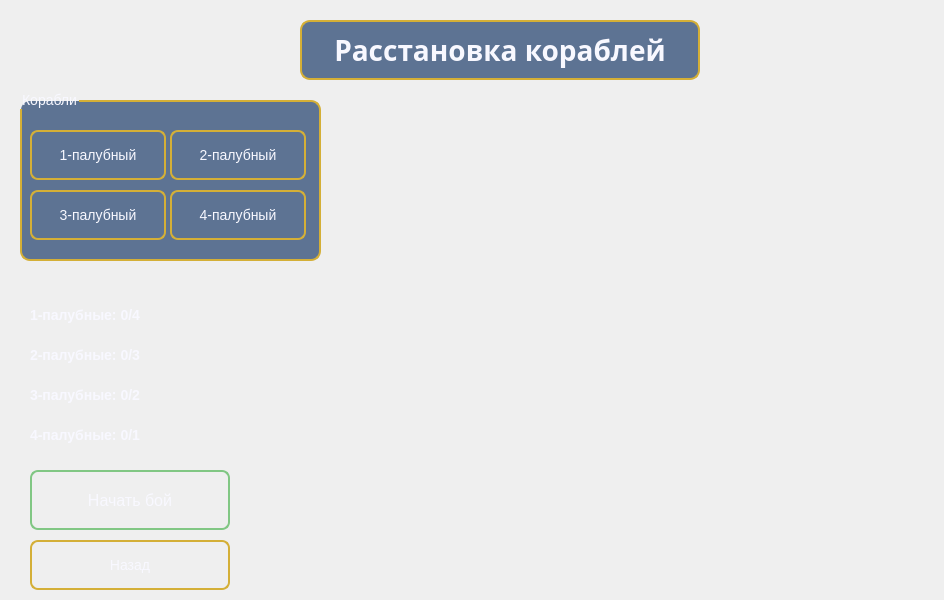
<?xml version="1.0" encoding="UTF-8"?>
<ui version="4.0">
 <class>SecondWindow</class>
 <widget class="QDialog" name="SecondWindow">
  <property name="geometry">
   <rect>
    <x>0</x>
    <y>0</y>
    <width>944</width>
    <height>600</height>
   </rect>
  </property>
  <property name="windowTitle">
   <string>Расстановка кораблей</string>
  </property>
  <property name="styleSheet">
   <string notr="true">
QDialog {
    background-color: qlineargradient(x1:0, y1:0, x2:1, y2:1,
                                    stop:0 #0a2463, stop:1 #3e92cc);
}

QLabel {
    color: #f8f8ff;
    font-family: &quot;Arial Rounded MT Bold&quot;;
    text-shadow: 1px 1px 2px rgba(0, 0, 0, 0.5);
}

QLabel#labelTitle {
    font-size: 28px;
    font-weight: bold;
    color: #f8f8ff;
    background-color: rgba(30, 61, 107, 0.7);
    border-radius: 10px;
    padding: 5px 10px;
    border: 2px solid #d4af37;
}

QLabel#labelShip1Count,
QLabel#labelShip2Count,
QLabel#labelShip3Count,
QLabel#labelShip4Count {
    font-size: 14px;
    color: #f8f8ff;
    font-weight: bold;
}

QPushButton {
    background-color: qlineargradient(x1:0, y1:0, x2:0, y2:1,
                                    stop:0 #1e3d6b, stop:1 #0a2463);
    border: 2px solid #d4af37;
    border-radius: 8px;
    padding: 8px 16px;
    font-family: &quot;Arial Rounded MT Bold&quot;;
    font-size: 14px;
    color: #f8f8ff;
    min-width: 100px;
    min-height: 30px;
}

QPushButton:hover {
    background-color: qlineargradient(x1:0, y1:0, x2:0, y2:1,
                                    stop:0 #3a5f8c, stop:1 #1e3d6b);
}

QPushButton:pressed {
    background-color: qlineargradient(x1:0, y1:0, x2:0, y2:1,
                                    stop:0 #0a2463, stop:1 #1e3d6b);
}

QGroupBox {
    background-color: rgba(30, 61, 107, 0.7);
    border: 2px solid #d4af37;
    border-radius: 10px;
    font-family: &quot;Arial Rounded MT Bold&quot;;
    font-size: 14px;
    color: #f8f8ff;
    padding-top: 15px;
    margin-top: 10px;
}

QPushButton#btnStartBattle {
    min-width: 120px;
    min-height: 40px;
    font-size: 16px;
    background-color: qlineargradient(x1:0, y1:0, x2:0, y2:1,
                                    stop:0 #4CAF50, stop:1 #2E7D32);
    border: 2px solid #81C784;
}

QPushButton#btnStartBattle:hover {
    background-color: qlineargradient(x1:0, y1:0, x2:0, y2:1,
                                    stop:0 #66BB6A, stop:1 #388E3C);
}

QPushButton#btnStartBattle:pressed {
    background-color: qlineargradient(x1:0, y1:0, x2:0, y2:1,
                                    stop:0 #2E7D32, stop:1 #1B5E20);
}

/* Стили для игровых клеток */
QPushButton[isCell=&quot;true&quot;] {
    background-color: #a3c1da;
    border: 1px solid #1e3d6b;
    border-radius: 4px;
    margin: 1px;
    min-width: 30px;
    min-height: 30px;
    max-width: 30px;
    max-height: 30px;
}

QPushButton[isCell=&quot;true&quot;][occupied=&quot;true&quot;] {
    background-color: #2c3e50;
    border-radius: 4px;
}

QPushButton[isCell=&quot;true&quot;]:hover {
    background-color: #b8d4e7;
}

QPushButton[isCell=&quot;true&quot;]:pressed {
    background-color: #8aa8c1;
}
   </string>
  </property>
  <widget class="QLabel" name="labelTitle">
   <property name="geometry">
    <rect>
     <x>300</x>
     <y>20</y>
     <width>400</width>
     <height>60</height>
    </rect>
   </property>
   <property name="font">
    <font>
     <family>Arial Rounded MT Bold</family>
     <pointsize>-1</pointsize>
     <bold>true</bold>
    </font>
   </property>
   <property name="text">
    <string>Расстановка кораблей</string>
   </property>
   <property name="alignment">
    <set>Qt::AlignmentFlag::AlignCenter</set>
   </property>
  </widget>
  <widget class="QGroupBox" name="groupBox">
   <property name="geometry">
    <rect>
     <x>20</x>
     <y>90</y>
     <width>301</width>
     <height>171</height>
    </rect>
   </property>
   <property name="title">
    <string>Корабли</string>
   </property>
   <widget class="QPushButton" name="btnShip1">
    <property name="geometry">
     <rect>
      <x>10</x>
      <y>40</y>
      <width>136</width>
      <height>50</height>
     </rect>
    </property>
    <property name="text">
     <string>1-палубный</string>
    </property>
   </widget>
   <widget class="QPushButton" name="btnShip2">
    <property name="geometry">
     <rect>
      <x>150</x>
      <y>40</y>
      <width>136</width>
      <height>50</height>
     </rect>
    </property>
    <property name="text">
     <string>2-палубный</string>
    </property>
   </widget>
   <widget class="QPushButton" name="btnShip3">
    <property name="geometry">
     <rect>
      <x>10</x>
      <y>100</y>
      <width>136</width>
      <height>50</height>
     </rect>
    </property>
    <property name="text">
     <string>3-палубный</string>
    </property>
   </widget>
   <widget class="QPushButton" name="btnShip4">
    <property name="geometry">
     <rect>
      <x>150</x>
      <y>100</y>
      <width>136</width>
      <height>50</height>
     </rect>
    </property>
    <property name="text">
     <string>4-палубный</string>
    </property>
   </widget>
  </widget>
  <widget class="QLabel" name="labelShip1Count">
   <property name="geometry">
    <rect>
     <x>30</x>
     <y>300</y>
     <width>200</width>
     <height>30</height>
    </rect>
   </property>
   <property name="text">
    <string>1-палубные: 0/4</string>
   </property>
  </widget>
  <widget class="QLabel" name="labelShip2Count">
   <property name="geometry">
    <rect>
     <x>30</x>
     <y>340</y>
     <width>200</width>
     <height>30</height>
    </rect>
   </property>
   <property name="text">
    <string>2-палубные: 0/3</string>
   </property>
  </widget>
  <widget class="QLabel" name="labelShip3Count">
   <property name="geometry">
    <rect>
     <x>30</x>
     <y>380</y>
     <width>200</width>
     <height>30</height>
    </rect>
   </property>
   <property name="text">
    <string>3-палубные: 0/2</string>
   </property>
  </widget>
  <widget class="QLabel" name="labelShip4Count">
   <property name="geometry">
    <rect>
     <x>30</x>
     <y>420</y>
     <width>200</width>
     <height>30</height>
    </rect>
   </property>
   <property name="text">
    <string>4-палубные: 0/1</string>
   </property>
  </widget>
  <widget class="QWidget" name="gridLayoutWidget">
   <property name="geometry">
    <rect>
     <x>360</x>
     <y>100</y>
     <width>550</width>
     <height>471</height>
    </rect>
   </property>
   <layout class="QGridLayout" name="gridLayoutField">
    <property name="spacing">
     <number>4</number>
    </property>
   </layout>
  </widget>
  <widget class="QPushButton" name="btnStartBattle">
   <property name="geometry">
    <rect>
     <x>30</x>
     <y>470</y>
     <width>200</width>
     <height>60</height>
    </rect>
   </property>
   <property name="text">
    <string>Начать бой</string>
   </property>
  </widget>
  <widget class="QPushButton" name="btnBackToMainMenu">
   <property name="geometry">
    <rect>
     <x>30</x>
     <y>540</y>
     <width>200</width>
     <height>50</height>
    </rect>
   </property>
   <property name="text">
    <string>Назад</string>
   </property>
  </widget>
 </widget>
 <resources/>
 <connections/>
</ui>
